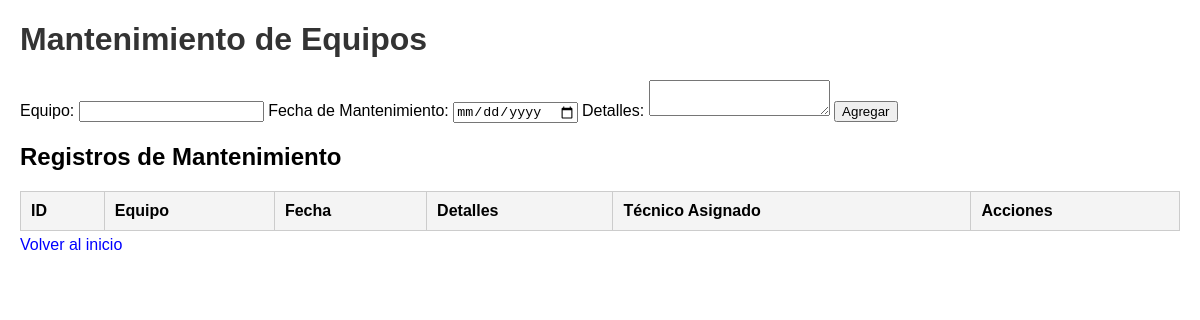
/mantenimiento, run on an earlier commit of the app's database.
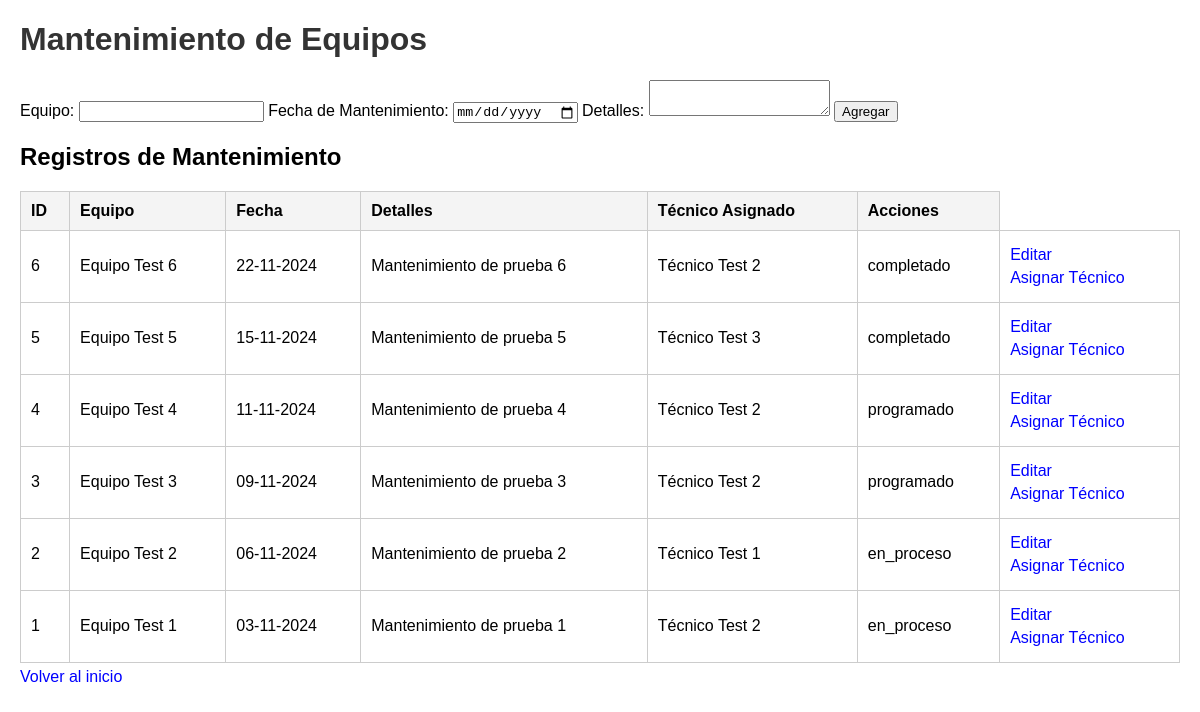
And on a later commit of the database.
### models.py (models this page shows)
class Mantenimiento(db.Model):
    __tablename__ = 'mantenimiento'
    id = db.Column(db.Integer, primary_key=True)
    equipo = db.Column(db.String(100), nullable=False)
    fecha_mantenimiento = db.Column(db.Date, nullable=False)
    detalles = db.Column(db.String(200), nullable=False)
    fecha_registro = db.Column(db.DateTime, nullable=False, default=datetime.utcnow)
    tecnico_id = db.Column(db.Integer, db.ForeignKey('tecnicos.id'))
    estado = db.Column(db.String(20), default='programado')
    ultima_actualizacion = db.Column(db.DateTime, onupdate=datetime.utcnow)

class TecnicoMantenimiento(db.Model):
    __tablename__ = 'tecnicos'
    id = db.Column(db.Integer, primary_key=True)
    nombre = db.Column(db.String(100), nullable=False)
    email = db.Column(db.String(120), nullable=False)
    telefono = db.Column(db.String(20), nullable=False)
    especialidad = db.Column(db.String(100))
    mantenimientos = db.relationship('Mantenimiento', backref='tecnico')

### app.py (the view, shortened to what this page needs)
@app.route('/mantenimiento', methods=['GET', 'POST'])
def mantenimiento():
    mantenimientos = Mantenimiento.query.order_by(Mantenimiento.fecha_mantenimiento.desc()).all()
    return render_template('mantenimiento_equipos.html', mantenimientos=mantenimientos)

### templates/mantenimiento_equipos.html (shortened to what this page needs)
<!DOCTYPE html>
<html lang="es">
<head>
    <link rel="stylesheet" href="{{ url_for('static', filename='styles.css') }}">
</head>
<body>
    <h1>Mantenimiento de Equipos</h1>
    <form method="post">
        <label for="equipo">Equipo:</label>
        <input type="text" name="equipo" required>
        <label for="fecha_mantenimiento">Fecha de Mantenimiento:</label>
        <input type="date" name="fecha_mantenimiento" required>
        <label for="detalles">Detalles:</label>
        <textarea name="detalles" required></textarea>
        <button type="submit" class="btn btn-primary">Agregar</button>
    </form>
    <h2>Registros de Mantenimiento</h2>
    <table>
        <thead>
            <tr>
                <th>ID</th>
                <th>Equipo</th>
                <th>Fecha</th>
                <th>Detalles</th>
                <th>Técnico Asignado</th>
                <th>Acciones</th>
            </tr>
        </thead>
        <tbody>
            {% for mantenimiento in mantenimientos %}
            <tr>
                <td>{{ mantenimiento.id }}</td>
                <td>{{ mantenimiento.equipo }}</td>
                <td>{{ mantenimiento.fecha_mantenimiento.strftime('%d-%m-%Y') }}</td>
                <td>{{ mantenimiento.detalles }}</td>
                <td>{{ mantenimiento.tecnico.nombre if mantenimiento.tecnico else 'Sin asignar' }}</td>
                <td>{{mantenimiento.estado}}</td>
                <td>
                    <a href="{{ url_for('editar_mantenimiento', id=mantenimiento.id) }}" class="btn btn-primary">Editar</a>
                    <a href="{{ url_for('asignar_tecnico_mantenimiento', mantenimiento_id=mantenimiento.id) }}" class="btn btn-primary">Asignar Técnico</a>
                </td>
            </tr>
            {% endfor %}
        </tbody>
    </table>
    <a href="{{ url_for('index') }}" class="btn btn-secondary">Volver al inicio</a>
</body>
</html>

What changed in the data, as far as the page shows it:
added Mantenimiento: id "6", equipo "Equipo Test 6", fecha_mantenimiento "22-11-2024", detalles "Mantenimiento de prueba 6", tecnico "Técnico Test 2", estado "completado"
added Mantenimiento: id "5", equipo "Equipo Test 5", fecha_mantenimiento "15-11-2024", detalles "Mantenimiento de prueba 5", tecnico "Técnico Test 3", estado "completado"
added Mantenimiento: id "4", equipo "Equipo Test 4", fecha_mantenimiento "11-11-2024", detalles "Mantenimiento de prueba 4", tecnico "Técnico Test 2", estado "programado"
added Mantenimiento: id "3", equipo "Equipo Test 3", fecha_mantenimiento "09-11-2024", detalles "Mantenimiento de prueba 3", tecnico "Técnico Test 2", estado "programado"
added Mantenimiento: id "2", equipo "Equipo Test 2", fecha_mantenimiento "06-11-2024", detalles "Mantenimiento de prueba 2", tecnico "Técnico Test 1", estado "en_proceso"
added Mantenimiento: id "1", equipo "Equipo Test 1", fecha_mantenimiento "03-11-2024", detalles "Mantenimiento de prueba 1", tecnico "Técnico Test 2", estado "en_proceso"
